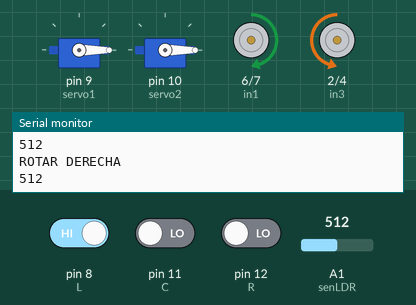
This sketch was run on a simulated Arduino Uno, built with avr-gcc and run on an emulated ATmega328P. Shown: 2 × servo, motor-driver pin pairs drawn as motors (green arrow = first pin HIGH = forward, orange = second pin HIGH = backward, longer = more drive, scaled by the enable pin), the last lines printed to the serial monitor. Inputs (shaded band) come from the test bench; at power-on: pin 8 (L) HIGH, pin 12 (R) LOW, pin 11 (C) LOW, A1 (senLDR) = 512.

Above: at 1.27 s.
1.3 s: pin 8 (L) driven LOW
At 2.1 s:
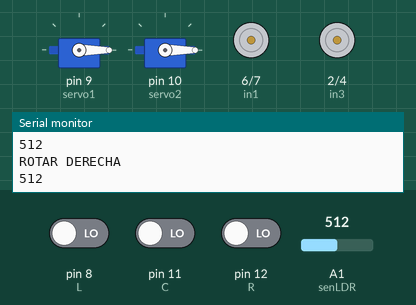
At 3.7 s:
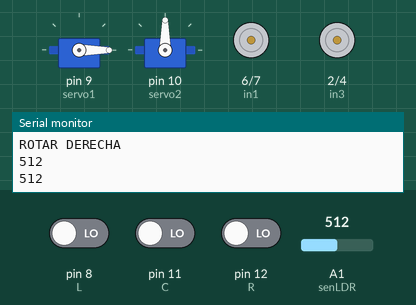
4.3 s: pin 12 (R) driven HIGH
7.3 s: pin 8 (L) driven HIGH
At 7.66 s:
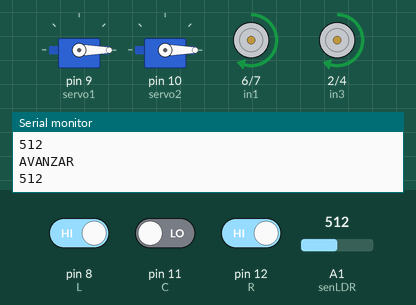
10.3 s: pin 11 (C) driven HIGH
11.9 s: pin 11 (C) driven LOW
At 12.18 s:
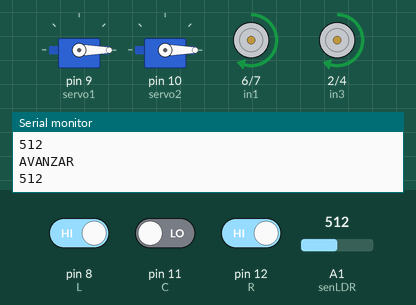
14.9 s: pin 12 (R) driven LOW
Timing chart, 0 to 18.9 s (numbered marks = the images above; inputs shaded):
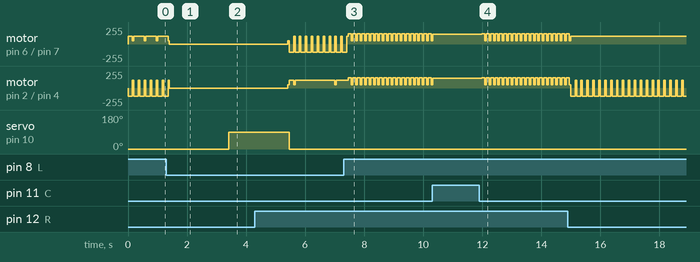

The sketch:

VehiculoArduino.ino
```cpp
#include <Servo.h>

//infrarojo seguidor de linea
int L = 8;
int C = 11;
int R = 12;

int pelota=400;
int caja =500;
//servos
Servo servo1;
Servo servo2;

//sensor LDR
int senLDR = A1;

//motores
int in1 = 6;
int in2 = 7;
int enA = 5;

int in3 = 2;
int in4 = 4;
int enB = 3;


void setup() {
  // put your setup code here, to run once:

  Serial.begin(9600);
  //servos
  servo1.attach(9);
  servo2.attach(10);

  //seguidor de linea
  pinMode(L,INPUT);
  pinMode(C,INPUT);
  pinMode(R,INPUT);

  //motores
  pinMode(in1,OUTPUT);
  pinMode(in2,OUTPUT);
  pinMode(in3,OUTPUT);
  pinMode(in4,OUTPUT);
  pinMode(enA,OUTPUT);
  pinMode(enB,OUTPUT);
  //LDR
  pinMode(senLDR,INPUT);

}

void loop() {
Serial.println(analogRead(senLDR));
servo2.write(0);
servo1.write(0);

//Serial.println(luz);
int lecturaIzq = digitalRead(L);
int lecturaCen = digitalRead(C);
int lecturaDer = digitalRead(R);

if((lecturaIzq == LOW && lecturaCen == HIGH && lecturaDer == HIGH)||(lecturaIzq == LOW && lecturaCen == LOW && lecturaDer == HIGH) ){
  Serial.println("ROTAR IZQUIERDA");
  rotarIzquierda(150);
  //avanzar(50,50,155);
  }
if(lecturaIzq == HIGH && lecturaCen == LOW && lecturaDer == HIGH){
  avanzar(100,155,155);
  Serial.println("AVANZAR");}
if((lecturaIzq == HIGH && lecturaCen == HIGH && lecturaDer == LOW)||(lecturaIzq == HIGH && lecturaCen == LOW && lecturaDer == LOW)) {
  rotarDerecha(150);
  //avanzar(50,155,50);
  Serial.println("ROTAR DERECHA");}


if(lecturaIzq == LOW && lecturaCen == LOW && lecturaDer == LOW) {
  frenar();
  delay(2000);
  int luz = analogRead(senLDR);
  if (luz > 700){
    servo1.write(90);
    delay(2000);
    servo1.write(0);
    rotarIzquierda(1500);
    avanzar(500,150,150);
    Serial.println("linea negra sin luz");
  }
  if(luz < 700){
  Serial.println(luz);

  if(luz < pelota){
    servo2.write(50);
    delay(2000);
    retroceder(50);
    rotarDerecha(1500);
    avanzar(500,130,130);
  }
  if (luz< caja && luz > pelota){
    servo1.write(90);
    delay(2000);
    servo1.write(0);
    retroceder(50);
    //rotarDerecha(1500);
    //avanzar(2000,130,130);
    delay(2000);

  }
  servo2.write(90);
  servo1.write(0);
  delay(2000);

  Serial.println("lINEA GRANDE con luz");}


}

if(lecturaIzq == HIGH && lecturaCen == HIGH && lecturaDer == HIGH)
{
  Serial.println("blanco");
  //rotarDerecha(50);
  avanzar(150,150,150);}
else avanzar(50,50,50);


}
//digitalWrite(in1,HIGH); lado izq acelera
//digitalWrite(in2,HIGH); lado izq reversa
//digitalWrite(in3,HIGH); lado der acelera
//digitalWrite(in4,HIGH); lado der reversa
void rotarDerecha(int tiempo){
  digitalWrite(in1,HIGH);
  digitalWrite(in2,LOW);
  digitalWrite(in3,LOW);
  digitalWrite(in4,HIGH);

  analogWrite(enA,120);
  analogWrite(enB,120);
  delay(tiempo);
  frenar();
}
void rotarIzquierda(int tiempo){
  digitalWrite(in1,LOW);
  digitalWrite(in2,HIGH);
  digitalWrite(in3,HIGH);
  digitalWrite(in4,LOW);

  analogWrite(enA,120);
  analogWrite(enB,120);
  delay(tiempo);
  frenar();
}

void frenar(){
  analogWrite(enA,0);
  analogWrite(enB,0);
}

void desacelerar(int t){
  for(int i= 130;i > 0; i-=10){
    analogWrite(enA,i);
    analogWrite(enB,i);
    delay(t);
  }
}

void avanzar(int tiempo,int izq, int der){
  digitalWrite(in1,HIGH);
  digitalWrite(in2,LOW);
  digitalWrite(in3,HIGH);
  digitalWrite(in4,LOW);
  analogWrite(enA,izq);
  analogWrite(enB,der);
  delay(tiempo);
}

void retroceder(int tiempo){

  digitalWrite(in1,LOW);
  digitalWrite(in2,HIGH);
  digitalWrite(in3,LOW);
  digitalWrite(in4,HIGH);
  analogWrite(enA,130);
  analogWrite(enB,130);
  delay(tiempo);

}
```

Measured:
- after the input at 1.3 s, servo on pin 10 (servo2): 0° → 90° after 2.1 s
- after the input at 7.3 s, motor on pin 2 (in3) / pin 4 (in4): alternates forward 155/255 for 0.10 s and forward 50/255 for 0.05 s, starting after 0.16 s
- after the input at 11.9 s, motor on pin 6 (in1) / pin 7 (in2), motor on pin 2 (in3) / pin 4 (in4): alternates forward 155/255 for 0.10 s and forward 50/255 for 0.05 s, starting after 0.08 s
- by itself, motor on pin 6 (in1) / pin 7 (in2): repeats every 0.15 s: forward 155/255 0.10 s, forward 50/255 0.05 s
